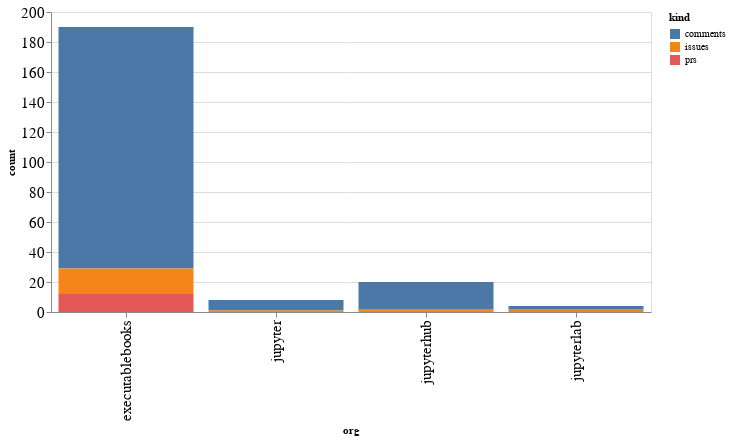

This figure's notebook cell:
### Code cell
alt.Chart(org_summaries, width=600).mark_bar().encode(
    x='org',
    y='count',
    color='kind',
    tooltip="org"
)

### Figure 1 — Vega-Lite specification as saved in the notebook (floating-point values rounded to 4 significant figures)
{"config": {"axisLeft": {"labelFontSize": 15}, "axisBottom": {"labelFontSize": 15}}, "data": {"name": "data-7896384d1ab605fa33b3931b01f418ad"}, "mark": "bar", "encoding": {"color": {"type": "nominal", "field": "kind"}, "tooltip": {"type": "nominal", "field": "org"}, "x": {"type": "nominal", "field": "org"}, "y": {"type": "quantitative", "field": "count"}}, "width": 600, "$schema": "https://vega.github.io/schema/vega-lite/v4.8.1.json", "datasets": {"data-7896384d1ab605fa33b3931b01f418ad": [{"org": "executablebooks", "kind": "comments", "count": 161}, {"org": "executablebooks", "kind": "issues", "count": 17}, {"org": "executablebooks", "kind": "prs", "count": 12}, {"org": "jupyter", "kind": "comments", "count": 7}, {"org": "jupyter", "kind": "issues", "count": 1}, {"org": "jupyterhub", "kind": "comments", "count": 18}, {"org": "jupyterhub", "kind": "issues", "count": 2}, {"org": "jupyterlab", "kind": "comments", "count": 2}, {"org": "jupyterlab", "kind": "issues", "count": 2}]}}
